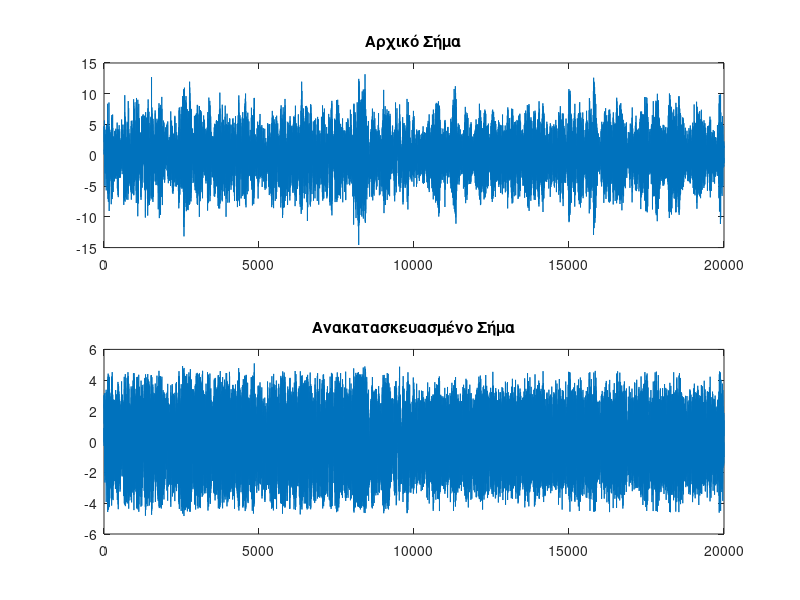
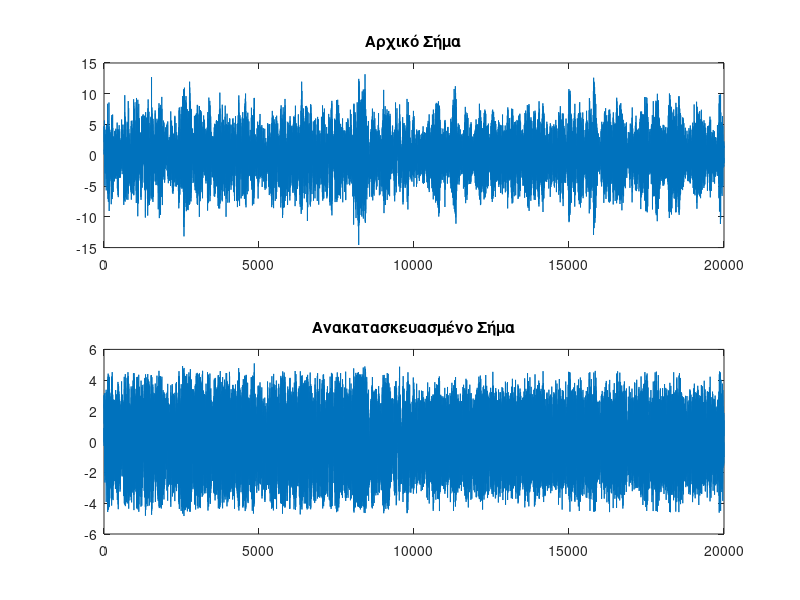

These charts were generated, in order, by the following MATLAB code:
% Φορτώστε τα δεδομένα πηγής
load('source.mat');

% Ορισμός των παραμέτρων του κβαντιστή
max_val = 3.5;
min_val = -3.5;
num_bits = 8;  

% Ορισμός του φίλτρου πρόβλεψης
% Χρησιμοποιούμε ένα απλό προβλέπτη πρώτης τάξης για αυτό το παράδειγμα
% Εκτίμηση της αυτοσυσχέτισης του σήματος πηγής
r = xcorr(t, 'unbiased');  % Υπολογίζει την αυτοσυσχέτιση του σήματος t
r = r(length(t):end);  % Διατήρηση της μη αρνητικής καθυστέρησης

% Λύση των εξισώσεων Yule-Walker
a_est = -r(2) / r(1);  % Συντελεστής πρόβλεψης

% Αρχικοποίηση των εξόδων του κωδικοποιητή και του αποκωδικοποιητή
encoded_signal = zeros(size(t));
decoded_signal = zeros(size(t));

% DPCM Κωδικοποίηση
for i = 2:length(t)
    prediction = a_est * decoded_signal(i-1);  % Πρόβλεψη του επόμενου δείγματος
    error_signal = t(i) - prediction;  % Υπολογισμός του σφάλματος πρόβλεψης
    % Κβάντιση του σήματος σφάλματος
    quantized_error = round((error_signal - min_val) / (max_val - min_val) * (2^num_bits - 1));
    quantized_error = max(0, min(quantized_error, 2^num_bits - 1));
    encoded_signal(i) = quantized_error;
end

% DPCM Αποκωδικοποίηση
for i = 2:length(encoded_signal)
    quantized_error = encoded_signal(i) * (max_val - min_val) / (2^num_bits - 1) + min_val;
    prediction = a_est * decoded_signal(i-1);  % Πρόβλεψη του επόμενου δείγματος με βάση το προηγούμενο
    decoded_signal(i) = prediction + quantized_error;  % Ανακατασκευή του αρχικού σήματος
end

% Σχεδίαση του αρχικού και του ανακατασκευασμένου σήματος για σύγκριση
figure;
subplot(2, 1, 1);
plot(t);
title('Αρχικό Σήμα');
subplot(2, 1, 2);
plot(decoded_signal);
title('Ανακατασκευασμένο Σήμα');

% Σχεδίαση του αρχικού και του ανακατασκευασμένου σήματος για σύγκριση
figure;
subplot(2, 1, 1);
plot(t);
title('Αρχικό Σήμα');
subplot(2, 1, 2);
plot(decoded_signal);
title('Ανακατασκευασμένο Σήμα');
